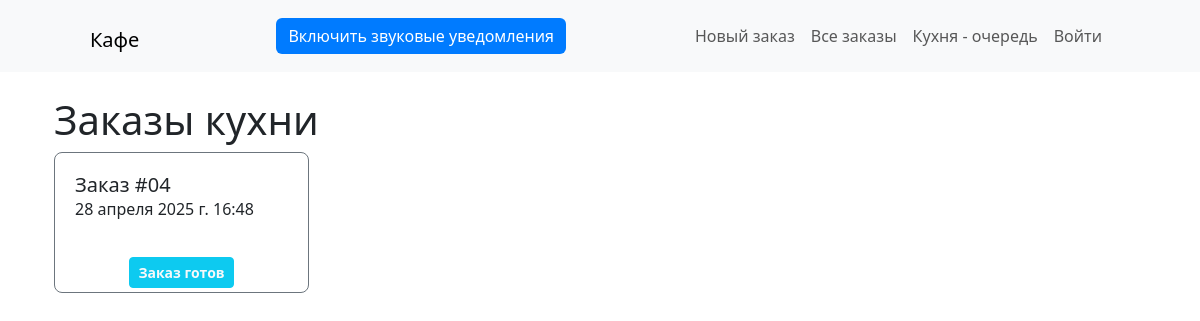
Page /orders/kitchen/ on the earlier database version.
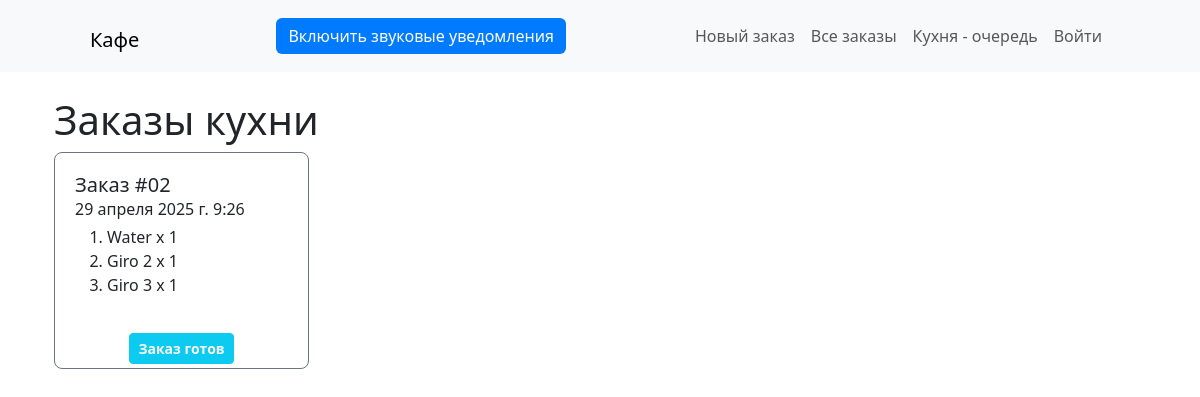
Same page on the later database version.
### orders/models.py (models this page shows, shortened)
class Order(models.Model):
    STATUS_CHOICES = (
        ("cancelled", "Отменен"),
        ("pending", "В ожидании"),
        ("done", "Готов"),
        ("delivered", "Доставлен"),
    )
    ORDER_TYPE_CHOICES = [
        ("dine_in", "В зале"),
        ("takeaway", "На вынос"),
        ("delivery", "Доставка"),
    ]
    PAYMENT_TYPE_CHOICES = (
        ("cash", "Наличный"),
        ("online", "Перевод"),
    )
    order_number = models.CharField(verbose_name="№ Заказа", max_length=10, unique=True, editable=False)
    created_at = models.DateTimeField(verbose_name="Дата", auto_now_add=True)
    status = models.CharField(verbose_name="Статус", max_length=10, choices=STATUS_CHOICES, default="pending")
    order_type = models.CharField(verbose_name="Тип",
        max_length=10,
        choices=ORDER_TYPE_CHOICES,
        default="dine_in",
        blank=True,
        null=True,
    )
    payment_type = models.CharField(verbose_name="Оплата",choices=PAYMENT_TYPE_CHOICES,max_length=15, default="cash" )
    phone_number = models.CharField(verbose_name="Телефон", max_length=15, null=True, blank=True)  # Unique phone number
    name = models.CharField(verbose_name="Имя", max_length=100, null=True, blank=True)  # Optional name
    address = models.CharField(verbose_name="Адрес", max_length=300,null=True, blank=True)  # Optional address
    total_sum = models.PositiveSmallIntegerField(verbose_name="Итого", default=0)
    class Meta:
        verbose_name = 'Заказ'
        verbose_name_plural = 'Заказы'

class OrderItem(models.Model):
    order = models.ForeignKey(Order, related_name="items", on_delete=models.CASCADE)
    menu_item = models.ForeignKey(MenuItem, on_delete=models.CASCADE)
    quantity = models.PositiveIntegerField(verbose_name="Количество",default=1)
    class Meta:
        verbose_name = 'Список заказанных блюд'
        verbose_name_plural = 'Список заказанных блюд'

class MenuItem(models.Model):
    name = models.CharField(verbose_name="Название блюда", max_length=100)
    price = models.DecimalField(verbose_name="Цена",max_digits=6, decimal_places=2)
    category = models.ForeignKey(
        Category,
        related_name="menu_items",
        verbose_name="Категория",
        on_delete=models.CASCADE,
        null=True,
        blank=True,
    )
    class Meta:
        verbose_name = 'Меню'
        verbose_name_plural = 'Меню'

### orders/views.py (the view)
# urls.py: path('kitchen/', views.kitchen_orders, name='kitchen_orders'),
def kitchen_orders(request):
    orders = Order.objects.filter(status="pending")
    if request.headers.get("X-Requested-With") == "XMLHttpRequest":
        html = render_to_string("orders/kitchen_order_list.html", {"orders": orders})
        return JsonResponse({"html": html})
    return render(request, "orders/kitchen_orders.html", {"orders": orders})

### templates/orders/kitchen_orders.html (shortened to what this page needs)
{% extends 'main/base.html' %} {% block content %}
<div class="container">
  <h1>Заказы кухни</h1>
  <div id="orders-container">
    {% include 'orders/kitchen_order_list.html' %}
  </div>
</div>
{% endblock %}

### templates/orders/kitchen_order_list.html (shortened to what this page needs)
<div class="row">
    {% for order in orders %}
        <div class="col-md-3 col-sm-4 col-6 mb-4">
            <div class="card-order border border-secondary d-flex flex-column h-100 rounded-3" id="order-{{ order.id }}">
                <div class="card-body flex-fill">
                    <a href="{% url 'order_detail' order.id %}" class="text-decoration-none text-dark">
                    <h5 class="card-title">Заказ #{% if order.order_number|slice:'12:'|length >= 99 %}{{ order.order_number|slice:'11:' }}{% else %}{{ order.order_number|slice:'12:' }}{% endif %} </h5>
                    <p class="card-text mb-1">{{ order.created_at }}</p>
                    <ol>
                        {% for item in order.items.all %}
                            <li>{{ item.menu_item.name }} x {{ item.quantity }}</li>
                        {% endfor %}
                    </ol>
                    </a>
                </div>
                <div class="card-footer text-center mb-1">
                    <button type="button" class="btn btn-info btn-sm fw-bold text-light" data-bs-toggle="modal" data-bs-target="#deliverModal{{ order.id }}">
                        Заказ готов
                    </button>
                </div>
            </div>
        </div>
    {% endfor %}
</div>

Differences in the rows shown:
no longer on this page (row edited): Order: order_number "04", created_at "28 апреля 2025 г. 16:48"
added Order: order_number "02", created_at "29 апреля 2025 г. 9:26"
added OrderItem: menu_item.name "Water", quantity "1"
added OrderItem: menu_item.name "Giro 2", quantity "1"
added OrderItem: menu_item.name "Giro 3", quantity "1"
